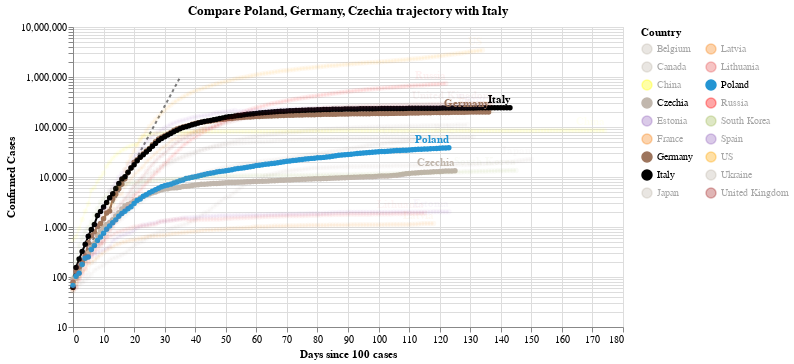

Source (notebook cell):
### Code cell
#hide_input
chart2 = make_since_chart(dff2,['Poland', 'Germany', 'Czechia'], baseline_countries)
chart2

### Figure 1 — Vega-Lite specification as saved in the notebook (floating-point values rounded to 4 significant figures; data arrays with more than 128 entries replaced by an {"elided": "..."} marker saying what was removed)
{"config": {"view": {"continuousWidth": 400, "continuousHeight": 300}}, "layer": [{"data": {"name": "data-628230001892d6798b50651be41d1b3e"}, "mark": {"type": "line", "color": "black", "opacity": 0.5, "strokeDash": [3, 3]}, "encoding": {"x": {"type": "quantitative", "field": "Days since 100 cases"}, "y": {"type": "quantitative", "field": "Confirmed Cases"}}}, {"data": {"name": "data-d7082c4ddb33752e0b0c535cea8864a4"}, "mark": {"type": "line", "point": true}, "encoding": {"color": {"type": "nominal", "field": "Country", "legend": {"columns": 2}, "scale": {"domain": ["Belgium", "Canada", "China", "Czechia", "Estonia", "France", "Germany", "Italy", "Japan", "Latvia", "Lithuania", "Poland", "Russia", "South Korea", "Spain", "US", "Ukraine", "United Kingdom"], "range": ["#C1B7AD", "#C1B7AD", "yellow", "#C1B7AD", "#9467bd", "#F58518", "#9D755D", "black", "#C1B7AD", "#F58518", "#E45756", "#2495D3", "red", "#A1BA59", "#9467bd", "orange", "#C1B7AD", "brown"]}}, "opacity": {"condition": {"value": 1, "selection": "selector002"}, "value": 0.05}, "tooltip": [{"type": "nominal", "field": "Country"}, {"type": "temporal", "field": "Date"}, {"type": "quantitative", "field": "Confirmed Cases"}, {"type": "quantitative", "field": "Days since 100 cases"}], "x": {"type": "quantitative", "field": "Days since 100 cases"}, "y": {"type": "quantitative", "field": "Confirmed Cases", "scale": {"type": "log"}}}, "selection": {"selector002": {"type": "multi", "fields": ["Country"], "bind": "legend", "init": [{"Country": "Poland"}, {"Country": "Germany"}, {"Country": "Czechia"}, {"Country": "Italy"}]}}, "width": 550}, {"data": {"name": "data-d7082c4ddb33752e0b0c535cea8864a4"}, "mark": {"type": "text", "align": "right", "dy": -8, "fontWeight": "bold"}, "encoding": {"color": {"type": "nominal", "field": "Country", "legend": {"columns": 2}, "scale": {"domain": ["Belgium", "Canada", "China", "Czechia", "Estonia", "France", "Germany", "Italy", "Japan", "Latvia", "Lithuania", "Poland", "Russia", "South Korea", "Spain", "US", "Ukraine", "United Kingdom"], "range": ["#C1B7AD", "#C1B7AD", "yellow", "#C1B7AD", "#9467bd", "#F58518", "#9D755D", "black", "#C1B7AD", "#F58518", "#E45756", "#2495D3", "red", "#A1BA59", "#9467bd", "orange", "#C1B7AD", "brown"]}}, "opacity": {"condition": {"value": 1, "selection": "selector002"}, "value": 0.05}, "text": {"type": "nominal", "field": "Country"}, "tooltip": [{"type": "nominal", "field": "Country"}, {"type": "temporal", "field": "Date"}, {"type": "quantitative", "field": "Confirmed Cases"}, {"type": "quantitative", "field": "Days since 100 cases"}], "x": {"type": "quantitative", "field": "Days since 100 cases"}, "y": {"type": "quantitative", "field": "Confirmed Cases", "scale": {"type": "log"}}}, "transform": [{"filter": "(datum['Date'] >= 1594684800000)"}], "width": 550}], "title": "Compare Poland, Germany, Czechia trajectory with Italy", "$schema": "https://vega.github.io/schema/vega-lite/v4.0.2.json", "datasets": {"data-628230001892d6798b50651be41d1b3e": [{"Days since 100 cases": 0, "Confirmed Cases": 100.0}, {"Days since 100 cases": 1, "Confirmed Cases": 130.0}, {"Days since 100 cases": 2, "Confirmed Cases": 169.0}, {"Days since 100 cases": 3, "Confirmed Cases": 219.7}, {"Days since 100 cases": 4, "Confirmed Cases": 285.6}, {"Days since 100 cases": 5, "Confirmed Cases": 371.3}, {"Days since 100 cases": 6, "Confirmed Cases": 482.7}, {"Days since 100 cases": 7, "Confirmed Cases": 627.5}, {"Days since 100 cases": 8, "Confirmed Cases": 815.7}, {"Days since 100 cases": 9, "Confirmed Cases": 1060.0}, {"Days since 100 cases": 10, "Confirmed Cases": 1379.0}, {"Days since 100 cases": 11, "Confirmed Cases": 1792.0}, {"Days since 100 cases": 12, "Confirmed Cases": 2330.0}, {"Days since 100 cases": 13, "Confirmed Cases": 3029.0}, {"Days since 100 cases": 14, "Confirmed Cases": 3937.0}, {"Days since 100 cases": 15, "Confirmed Cases": 5119.0}, {"Days since 100 cases": 16, "Confirmed Cases": 6654.0}, {"Days since 100 cases": 17, "Confirmed Cases": 8650.0}, {"Days since 100 cases": 18, "Confirmed Cases": 11250.0}, {"Days since 100 cases": 19, "Confirmed Cases": 14620.0}, {"Days since 100 cases": 20, "Confirmed Cases": 19000.0}, {"Days since 100 cases": 21, "Confirmed Cases": 24710.0}, {"Days since 100 cases": 22, "Confirmed Cases": 32120.0}, {"Days since 100 cases": 23, "Confirmed Cases": 41750.0}, {"Days since 100 cases": 24, "Confirmed Cases": 54280.0}, {"Days since 100 cases": 25, "Confirmed Cases": 70560.0}, {"Days since 100 cases": 26, "Confirmed Cases": 91730.0}, {"Days since 100 cases": 27, "Confirmed Cases": 119300.0}, {"Days since 100 cases": 28, "Confirmed Cases": 155000.0}, {"Days since 100 cases": 29, "Confirmed Cases": 201500.0}, {"Days since 100 cases": 30, "Confirmed Cases": 262000.0}, {"Days since 100 cases": 31, "Confirmed Cases": 340600.0}, {"Days since 100 cases": 32, "Confirmed Cases": 442800.0}, {"Days since 100 cases": 33, "Confirmed Cases": 575600.0}, {"Days since 100 cases": 34, "Confirmed Cases": 748300.0}, {"Days since 100 cases": 35, "Confirmed Cases": 972800.0}], "data-d7082c4ddb33752e0b0c535cea8864a4": {"elided": "2409 records"}}}
